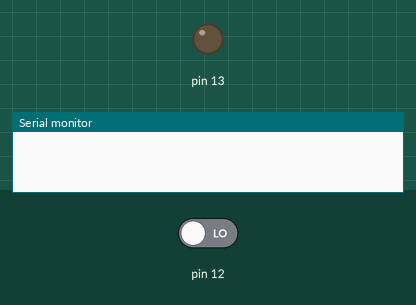
This sketch was run on a simulated Arduino Uno, built with avr-gcc and run on an emulated ATmega328P. Parts: output pins drawn as LEDs (lit = HIGH), the last lines printed to the serial monitor. Inputs (shaded band) come from the test bench; at power-on: pin 12 LOW. Pins used as bus, display or sensor lines are not drawn.

Above: at 0.1 s.
At 11.9 s:
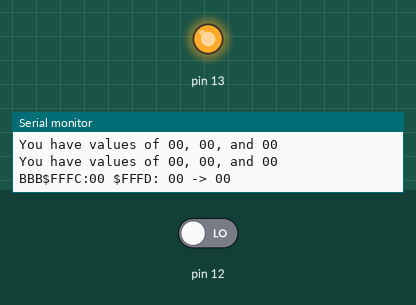
Timing chart, 0 to 13.4 s (numbered marks = the images above):
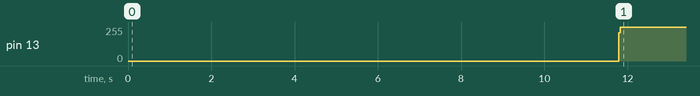

The sketch:

RAMChipAccess.ino
```cpp
#include "RAMAccess.h"
#include "IC6502.h"

IC6502 ic6502;

bool clock_state = false;

void setup()
{
  Serial.begin(57600);
  Serial.println();
  IC6502Setup setup;
  setup.SetAddressPins(23, 25, 27, 29, 31, 33, 35, 37, 39, 41, 43, 45, 47, 49, 51, 53);
  setup.SetDataPins(22, 24, 26, 28, 30, 32, 34, 36);
  setup.PIN_RWB = 4;
  setup.PIN_CLOCK = 3;
  setup.PIN_RESET = 5;
  setup.ram = setup_ram();
  delay(500);
}

void StartCPU(IC6502Setup setup)
{
  ic6502.Initialize(setup);
  ic6502.Reset();
  for(int i=0;i<60;i++)
  {
    ic6502.Tick();
    Serial.print(i);
    Serial.print(". ");
    Serial.println(ic6502.GetStatus().ToString());
  };
}
RAMAccess setup_ram()
{
  char line[256];
  RAMAccess ret;
  RAMConfig cfg;
  cfg.CS = 13;
  cfg.CLOCK = 10;
  cfg.SI = 11;
  cfg.SO = 12;
  ret.SetPins(cfg);
  ret.WriteAddress(0x00000002, 0x3b);
  ret.WriteAddress(0x000000A2, 0xFF);
  ret.WriteAddress(0x0000A002, 0x01);
  int d[3] = { 0x06, 0x0B, 0xA9 };
  ret.WriteAddressArray(0xB000, 3, &d[0]);
  erase_memory(ret);
  sprintf(line, "You have values of %02X, %02X, and %02X", ret.ReadAddress(0x0002), ret.ReadAddress(0x00A2), ret.ReadAddress(0xA002));
  Serial.println(line);
  sprintf(line, "You have values of %02X, %02X, and %02X", ret.ReadAddress(0xB000), ret.ReadAddress(0xB001), ret.ReadAddress(0xB002));
  Serial.println(line);
  int a=ret.ReadAddress(0xFFFC), b=ret.ReadAddress(0xFFFD), c = ret.ReadAddress(0xD000);
  sprintf(line, "BBB$FFFC:%02X $FFFD: %02X -> %02X", a,b,c);
  Serial.println(line);
  return ret;
}

void erase_memory(RAMAccess mem)
{
  unsigned long s = millis();
  unsigned long length = 65534;
  mem.FillMemory(0x00000000, length, 0xEA);
  unsigned long e = millis();
  Serial.print("Total time to clear ");
  Serial.print(length);
  Serial.print(" bytes was ");
  Serial.print(e-s);
  Serial.println("ms");
}

void test_it(unsigned long addr)
{
  byte val;
  char line[50];
  Serial.println(sizeof(addr));
  sprintf(line, "test it: $%08X -> ", (unsigned long)addr);
  //sprintf(line, "test it: $%08X -> ", 0x01020304);
  Serial.print(line);
  for(int i=0;i<4;i++)
  {
    val = addr & 0xFF;
    addr = addr >> 8;
    sprintf(line, "%02X", val);
    Serial.print(line);
  }
  Serial.println();
}

void loop() {
  // put your main code here, to run repeatedly:
}
```

IC6502.cpp
```cpp
#include "IC6502.h"
#include "Arduino.h"

void IC6502::Initialize(IC6502Setup setup)
{
  mSetup = setup;
  CloseCurrentPins();
  for(int i=0;i<16;i++)
    mP_Addr[i] = mSetup.PIN_ADDRESS[i];
  for(int i=0;i<8;i++)
    mP_Data[i] = mSetup.PIN_DATA[i];
  mP_RWB = mSetup.PIN_RWB;
  mP_CLOCK = mSetup.PIN_CLOCK;
  mP_RESET = mSetup.PIN_RESET;
  SetupCurrentPins();
}

void IC6502::Reset()
{
  digitalWrite(mP_RESET, LOW);
  for(int i=0;i<4;i++)
    Tick();
  digitalWrite(mP_RESET, HIGH);
}

void IC6502::Tick()
{
  while(true)
  {
    mClockState = !mClockState;
    if (mClockState)
      digitalWrite(mP_CLOCK, HIGH);
    else
      digitalWrite(mP_CLOCK, LOW);
    delay(1);
    if (mClockState) break;
  }
  UpdateMode();
  if (mIsWritingData)
  {
    mSetup.ram.WriteAddress(ReadAddress(), ReadData());
  }
  else
  {
    WriteData(mSetup.ram.ReadAddress(ReadAddress()));
  }

}

void IC6502::UpdateMode()
{
  bool isWriteMode = IsWriteMode();
  if (isWriteMode != mIsWritingData)
  {
    mIsWritingData = isWriteMode;
    int pMode = mIsWritingData ? INPUT : OUTPUT;
      for(int i=0;i<8;i++)
        pinMode(mP_Data[i], pMode);
  }
}

int IC6502::ReadAddress()
{
  int ret = 0;
  for(int i=15;i>=0;i--)
  {
    ret = (ret << 1) + digitalRead(mP_Addr[i]);
  }
  return ret;
}

int IC6502::ReadData()
{
  int ret = 0;
  for(int i=7;i>=0;i--)
  {
    ret = (ret << 1) + digitalRead(mP_Data[i]);
  }
  return ret;
}

void IC6502::WriteData(int value)
{
  int test = 1;
  for(int i=0;i<8;i++)
  {
    digitalWrite(mP_Data[i], (value & test) > 0 ? HIGH : LOW);
    test = test << 1;
  }
}

bool IC6502::IsWriteMode()
{
  return digitalRead(mP_RWB) == LOW;
}

void IC6502::PrintStatus()
{
  char line[256];
  sprintf(line, "address %04X - R/W: %s - Data: %02X", ReadAddress(), IsWriteMode() ? "W" : "R", ReadData());
  Serial.println(line);
}

IC6502Status IC6502::GetStatus()
{
  IC6502Status ret;
  ret.address = ReadAddress();
  ret.data = ReadData();
  ret.IsWriteOp = IsWriteMode();
  return ret;
}

void IC6502::SetupCurrentPins()
{
  for(int i=0;i<16;i++)
    pinMode(mP_Addr[i], INPUT);
  for(int i=0;i<8;i++)
    pinMode(mP_Data[i], OUTPUT);
  pinMode(mP_CLOCK, OUTPUT);
  pinMode(mP_RESET, OUTPUT);
  pinMode(mP_RWB, INPUT);
  digitalWrite(mP_RESET, HIGH);
  digitalWrite(mP_CLOCK, LOW);
  digitalWrite(mP_Data[0], LOW);
  digitalWrite(mP_Data[1], HIGH);
  digitalWrite(mP_Data[2], LOW);
  digitalWrite(mP_Data[3], HIGH);
  digitalWrite(mP_Data[4], LOW);
  digitalWrite(mP_Data[5], HIGH);
  digitalWrite(mP_Data[6], HIGH);
  digitalWrite(mP_Data[7], HIGH);
}
void IC6502::CloseCurrentPins()
{
  for(int i=0;i<16;i++)
  {
    ClosePinIfNeeded(mP_Addr[i]);
    mP_Addr[i] = 0;
  }
  for(int i=0;i<8;i++)
  {
    ClosePinIfNeeded(mP_Data[i]);
    mP_Data[i] = 0;
  }
  ClosePinIfNeeded(mP_RWB);
  ClosePinIfNeeded(mP_CLOCK);
  ClosePinIfNeeded(mP_RESET);
  mP_RWB = 0;
  mP_CLOCK = 0;
  mP_RESET = 0;
}

void IC6502::ClosePinIfNeeded(int pin)
{
  if (pin > 0)
    pinMode(pin, INPUT);
}
```

IC6502.h
```cpp
#include <stdarg.h>
#include <wstring.h>
#include <stdio.h>
#include "RAMAccess.h"
#ifndef IC6502
#define IC6502 IC6502

struct IC6502Setup
{
  int PIN_ADDRESS[16];
  int PIN_DATA[8];
  int PIN_RWB;
  int PIN_CLOCK;
  int PIN_RESET;
  RAMAccess ram;
  void SetAddressPins( ...)
  {
    va_list ptr;
    va_start(ptr, 16);
    for(int i=0;i<16;i++)
      PIN_ADDRESS[i] = va_arg(ptr, int);
    va_end(ptr);
  }


  void SetDataPins(...)
  {
    va_list ptr;
    va_start(ptr, 8);
    for(int i=0;i<8;i++)
      PIN_DATA[i] = va_arg(ptr, int);
    va_end(ptr);
  }

};

struct IC6502Status
{
  int address;
  int data;
  bool IsWriteOp;

  String ToString()
  {
    char *buffer = new char[256];
    sprintf(buffer, "address %04X - R/W: %s - Data: %02X\0x00", address, IsWriteOp ? "W" : "R", data);
    String s= (String)buffer;
    delete[] buffer;
    return s;
  }
};

class IC6502
{
  private:
    IC6502Setup mSetup;
    int mP_Addr[16] = { 0, 0, 0, 0, 0, 0, 0, 0, 0, 0, 0, 0, 0, 0, 0, 0};
    int mP_Data[8] = { 0, 0, 0, 0, 0, 0, 0, 0};
    int mP_RWB = 0;
    int mP_CLOCK = 0;
    int mP_RESET = 0;
    bool mIsWritingData = false;
    bool mClockState = false;

    void CloseCurrentPins();
    void ClosePinIfNeeded(int pin);
    void SetupCurrentPins();
    void UpdateMode();
  protected:
    bool IsWriteMode();
  public:
    void Initialize(IC6502Setup setup);
    void Reset();
    int ReadAddress();
    int ReadData();
    void WriteData(int value);
    void PrintStatus();
    void Tick();
    IC6502Status GetStatus();
};
#endif
```

RAMAccess.cpp
```cpp
#include "Arduino.h"
#include "RAMAccess.h"

RAMAccess::RAMAccess()
{
}

void RAMAccess::SetPins(RAMConfig& config)
{
  if (mPinCS != -1) pinMode(mPinCS, INPUT);
  if (mPinClock != -1) pinMode(mPinClock, INPUT);
  if (mPinSI != -1) pinMode(mPinSI, INPUT);
  if (mPinSO != -1) pinMode(mPinSO, INPUT);
  mPinClock = config.CLOCK;
  mPinCS = config.CS;
  mPinSI = config.SI;
  mPinSO = config.SO;
  pinMode(mPinCS, OUTPUT);
  pinMode(mPinClock, OUTPUT);
  pinMode(mPinSI, OUTPUT);
  pinMode(mPinSO, INPUT);

  digitalWrite(mPinClock, LOW);
  EndCommunication();
  SetModeSingleByteRW();
}

void RAMAccess::DelayIt(unsigned int time)
{
  delayMicroseconds(time);
}

void RAMAccess::BeginCommunication()
{
  mHighCount = 0;
  digitalWrite(mPinCS, LOW);
  DelayIt(1);
}

void RAMAccess::EndCommunication()
{
  digitalWrite(mPinCS, HIGH);
  DelayIt(1);
}

void RAMAccess::SetModeSingleByteRW()
{
  BeginCommunication();
  WriteByte(0b00000001);
  WriteByte(0b01000000);
  EndCommunication();
}

void RAMAccess::PushAddress(unsigned long address)
{
  int values[3];
  unsigned long test = address;
  for(int i=0;i<2;i++)
  {
    byte val = test & 0xFF;
    values[i] = val;
    test = test >> 8;
  }
  for(int i=2;i>=0;i--)
    WriteByte(values[i]);
}

void RAMAccess::SetClock(int state)
{
  if (mClockHigh != (state == 1))
  {
    digitalWrite(mPinClock, state);
    if (mClockHigh) mHighCount++;
    mClockHigh = !mClockHigh;
  }
}

int RAMAccess::ReadByte()
{
  int ret = 0;
  int test = 0b10000000;
  for(int i=0;i<8;i++)
  {
    SetClock(LOW);
    DelayIt(1);
    SetClock(HIGH);
    DelayIt(1);
    if (digitalRead(mPinSO) == HIGH)
      ret += test;
    test = test >> 1;
    SetClock(LOW);
  }
  return ret;
}
void RAMAccess::WriteByte(int value)
{
  int test = 0b10000000;
  SetClock(LOW);
  for(int i=0;i<8;i++)
  {
    digitalWrite(mPinSI, (value & test) > 0 ? HIGH : LOW);
    test = test >> 1;
    DelayIt(1);
    SetClock(HIGH);
    DelayIt(1);
    SetClock(LOW);
    DelayIt(1);
  }
}

int RAMAccess::ReadAddress(unsigned long address)
{
  BeginCommunication();
  WriteByte(0b00000011);
  PushAddress(address);
  int ret = ReadByte();
  EndCommunication();
  return ret;
}

void RAMAccess::WriteAddress(unsigned long address, int value)
{
  BeginCommunication();
  WriteByte(0b00000010);
  PushAddress(address);
  WriteByte(value);
  EndCommunication();
}

void RAMAccess::WriteAddressArray(unsigned long address, int size, int *buffer)
{
  BeginCommunication();
  WriteByte(0b00000010);
  PushAddress(address);
  for(int i=0;i<size;i++)
  {
    WriteByte(buffer[i]);
  }
  EndCommunication();
}

void RAMAccess::FillMemory(unsigned long address, unsigned long length, int value)
{
  BeginCommunication();
  WriteByte(0b00000010);
  PushAddress(address);
  for(unsigned long i=0;i<length;i++)
  {
    WriteByte(value);
    //delay(1);
  }
  EndCommunication();
}

int RAMAccess::GetHighCount()
{
  return mHighCount;
}
```

RAMAccess.h
```cpp
#ifndef RAMACCESS_H
#define RAMACCESS_H

struct RAMConfig
{
  int CS = -1;
  int CLOCK = -1;
  int SI = -1;
  int SO = -1;
};

class RAMAccess{
  private:
    int mPinCS = -1;
    int mPinClock = -1;
    int mPinSI = -1;
    int mPinSO = -1;
    bool mClockHigh = false;
    int mHighCount = 0;
    void DelayIt(unsigned int time);
  protected:
    void BeginCommunication();
    void EndCommunication();
    int ReadByte();
    void WriteByte(int value);
    void PushAddress(unsigned long address);
    int ReadRegister();
    void SetModeSingleByteRW();
    void SetClock(int state);
  public:
    RAMAccess();
    void SetPins(RAMConfig& config);
    int ReadAddress(unsigned long address);
    void WriteAddress(unsigned long address, int value);
    void WriteAddressArray(unsigned long address, int size, int *buffer);
    void FillMemory(unsigned long address, unsigned long length, int value);
    int GetHighCount();
};


#endif
```
